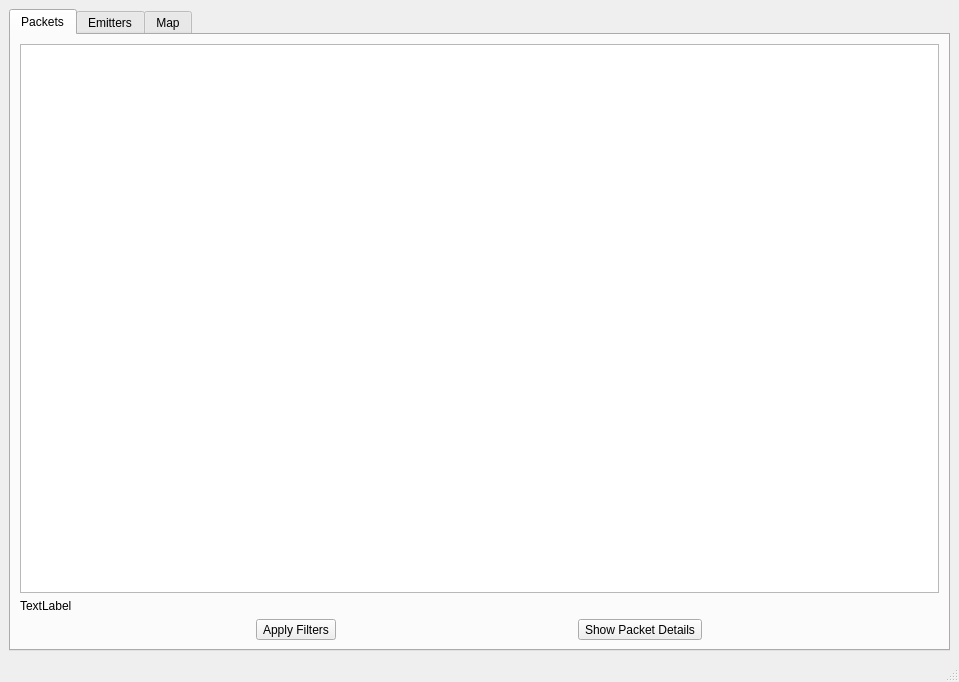
<?xml version="1.0" encoding="UTF-8"?>
<ui version="4.0">
 <class>FileWindow</class>
 <widget class="QMainWindow" name="FileWindow">
  <property name="geometry">
   <rect>
    <x>0</x>
    <y>0</y>
    <width>959</width>
    <height>682</height>
   </rect>
  </property>
  <property name="windowTitle">
   <string>Asterix File</string>
  </property>
  <widget class="QWidget" name="centralwidget">
   <layout class="QGridLayout" name="gridLayout_4">
    <item row="0" column="0">
     <widget class="QTabWidget" name="tabWidget">
      <property name="currentIndex">
       <number>0</number>
      </property>
      <widget class="QWidget" name="packetTab">
       <attribute name="title">
        <string>Packets</string>
       </attribute>
       <layout class="QGridLayout" name="gridLayout">
        <item row="1" column="0">
         <widget class="QLabel" name="loadedPackets">
          <property name="text">
           <string>TextLabel</string>
          </property>
         </widget>
        </item>
        <item row="0" column="0">
         <widget class="QTableView" name="tableView"/>
        </item>
        <item row="2" column="0">
         <layout class="QHBoxLayout" name="horizontalLayout_2">
          <item>
           <widget class="QToolButton" name="filtersButton">
            <property name="text">
             <string>Apply Filters</string>
            </property>
           </widget>
          </item>
          <item>
           <widget class="QToolButton" name="showPacketDetailsButton">
            <property name="text">
             <string>Show Packet Details</string>
            </property>
           </widget>
          </item>
         </layout>
        </item>
       </layout>
      </widget>
      <widget class="QWidget" name="flightTab">
       <attribute name="title">
        <string>Emitters</string>
       </attribute>
       <layout class="QGridLayout" name="gridLayout_2">
        <item row="0" column="0">
         <widget class="QTableView" name="loadedFlights"/>
        </item>
       </layout>
      </widget>
      <widget class="QWidget" name="MapTab">
       <attribute name="title">
        <string>Map</string>
       </attribute>
       <layout class="QGridLayout" name="gridLayout_3">
        <item row="0" column="0">
         <widget class="QLabel" name="timerLabel">
          <property name="sizePolicy">
           <sizepolicy hsizetype="Minimum" vsizetype="Minimum">
            <horstretch>0</horstretch>
            <verstretch>0</verstretch>
           </sizepolicy>
          </property>
          <property name="maximumSize">
           <size>
            <width>262</width>
            <height>16</height>
           </size>
          </property>
          <property name="text">
           <string>TextLabel</string>
          </property>
         </widget>
        </item>
        <item row="1" column="0">
         <widget class="CustomMap" name="widget" native="true">
          <property name="sizePolicy">
           <sizepolicy hsizetype="Expanding" vsizetype="Expanding">
            <horstretch>0</horstretch>
            <verstretch>0</verstretch>
           </sizepolicy>
          </property>
         </widget>
        </item>
        <item row="1" column="1">
         <layout class="QVBoxLayout" name="verticalLayout_2">
          <property name="sizeConstraint">
           <enum>QLayout::SetMinimumSize</enum>
          </property>
          <item>
           <widget class="QToolButton" name="stopButton">
            <property name="sizePolicy">
             <sizepolicy hsizetype="Minimum" vsizetype="Minimum">
              <horstretch>0</horstretch>
              <verstretch>0</verstretch>
             </sizepolicy>
            </property>
            <property name="maximumSize">
             <size>
              <width>39</width>
              <height>38</height>
             </size>
            </property>
            <property name="text">
             <string>Stop</string>
            </property>
           </widget>
          </item>
          <item>
           <widget class="QToolButton" name="playButton">
            <property name="sizePolicy">
             <sizepolicy hsizetype="Minimum" vsizetype="Minimum">
              <horstretch>0</horstretch>
              <verstretch>0</verstretch>
             </sizepolicy>
            </property>
            <property name="maximumSize">
             <size>
              <width>39</width>
              <height>38</height>
             </size>
            </property>
            <property name="text">
             <string>Play</string>
            </property>
           </widget>
          </item>
         </layout>
        </item>
       </layout>
      </widget>
     </widget>
    </item>
   </layout>
  </widget>
  <widget class="QMenuBar" name="menubar">
   <property name="geometry">
    <rect>
     <x>0</x>
     <y>0</y>
     <width>959</width>
     <height>22</height>
    </rect>
   </property>
  </widget>
  <widget class="QStatusBar" name="statusbar"/>
 </widget>
 <customwidgets>
  <customwidget>
   <class>CustomMap</class>
   <extends>QWidget</extends>
   <header>custommap.h</header>
   <container>1</container>
  </customwidget>
 </customwidgets>
 <resources/>
 <connections/>
</ui>
